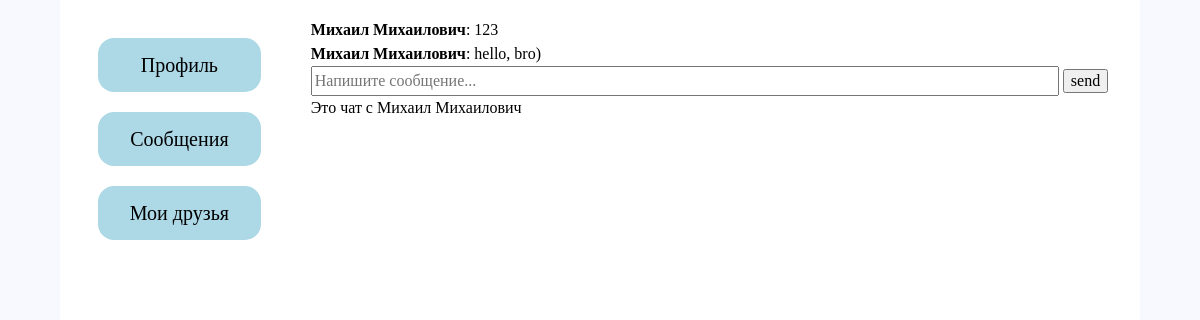
The page /msg/1t4/ on the database its author committed.
### messanger/models.py (models this page shows)
class Message(models.Model):
    class Meta:
        db_table = 'message'
        verbose_name = 'Сообщение'
        verbose_name_plural = 'Сообщения'
    sender_id = models.ForeignKey(MyUser, on_delete=models.CASCADE, related_name='sender')
    receiver_id = models.ForeignKey(MyUser, on_delete=models.CASCADE, related_name='receiver')
    title = models.CharField(max_length=250, verbose_name='Предпросмотр')
    content = models.TextField(max_length=4096, verbose_name='Контент')
    sent_datetime = models.DateTimeField(auto_now_add=True, verbose_name='Время отправки')
    status = models.CharField(max_length=20, choices=(
        ('sent', 'отправлено'),
        ('delivered', 'доставлено'),
        ('seen', 'прочитано'),
        ('not_sent', 'не отправлено'),
    ))

### home/models.py (models this page shows, shortened)
class MyUser(AbstractUser):
    class Meta:
        verbose_name = 'Пользователь'
        verbose_name_plural = 'Пользователи'
    first_name = models.CharField(max_length=50, default='Name')
    last_name = models.CharField(max_length=50, default='No')
    username = models.CharField(verbose_name='username', max_length=32, unique=True)
    email = models.EmailField(_("email address"), unique=True)
    joined_timestamp = models.DateTimeField(verbose_name='Время регистрации', auto_now_add=True)
    birth_date = models.DateField(verbose_name='Дата рождения', default=datetime.datetime.now)
    about = models.TextField(verbose_name='О себе', null=True, blank=True)
    gender = models.CharField(verbose_name='Пол', max_length=1, choices=GENDERS, default=GENDERS[0][0])
    USERNAME_FIELD = "email"
    REQUIRED_FIELDS = ["username"]
    objects = CustomUserManager()
    def get_full_name(self):
        if self.first_name and self.last_name:
            return f"{self.first_name} {self.last_name}"
        elif self.first_name:
            return self.first_name
        elif self.last_name:
            return self.last_name
        else:
            return "No Name"

### friends/models.py (models this page shows, shortened)
class Friends(models.Model):
    class Meta:
        db_table = 'friends'
        verbose_name = 'Друг'
        verbose_name_plural = 'Друзья'
    user = models.ForeignKey(MyUser, on_delete=models.CASCADE, related_name='user',
                             name='user', help_text='Тот КТО дружит')
    friend = models.ForeignKey(MyUser, on_delete=models.CASCADE, related_name='friend',
                               name='friend', help_text='Тот с КЕМ дружит')
    created_timestamp = models.DateTimeField(auto_now_add=True, verbose_name='Дата начала дружбы')

### messanger/views.py (the view)
# urls.py: path('<str:room_name>/', Chat.as_view(), name='chat'),
class Chat(TemplateView):
    template_name = 'messanger/room.html'
    def get_context_data(self, **kwargs):
        context = super().get_context_data(**kwargs)
        path = self.request.path_info
        if path.endswith('/'):
            path = path[:-1]
        context['room_name'] = path.split('/')[-1]
        user_id, friend_id = context['room_name'].split('t')
        if self.request.user.id == int(friend_id):
            user_id, friend_id = friend_id, user_id
        context['sender'] = Friends.objects.get(user_id=user_id, friend_id=friend_id)
        context['receiver'] = Friends.objects.get(user_id=friend_id, friend_id=user_id)
        context['message_history'] = Message.objects.filter(sender_id=user_id, receiver_id=friend_id).order_by(
            "sent_datetime") | \
                                     Message.objects.filter(receiver_id=user_id, sender_id=friend_id).order_by(
                                         "sent_datetime")
        print(f'history: {context["message_history"]}')
        return context

### templates/messanger/room.html (shortened to what this page needs)
{% extends 'base.html' %}
{% load static %}
{% block main %}
    <div>
        {% if message_history %}
            <ul class="list-reset" id="chat-log">
                {% for msg in message_history %}
                    {% if msg.sender_id.id == request.user.id %}
                        <li><b>Вы</b>: {{ msg.content }}</li>
                    {% else %}
                        <li><b>{{ msg.sender_id.get_full_name }}</b>: {{ msg.content }}</li>
                    {% endif %}
                {% endfor %}
            </ul>
        {% else %}
            Отправьте первое сообщение!
        {% endif %}
    </div>
    <div>
        <input id="chat-message-input" type="text" size="80" placeholder="Напишите сообщение...">
        <input id="chat-message-submit" type="button" value="send">
    </div>
    <div>Это чат с {{ receiver.friend.get_full_name }}</div>
{% endblock %}

### home/static/home/css/common.css (style rules this page uses)
html { background: ghostwhite; }

### rows shown on the page
Message: sender_id.get_full_name "Михаил Михаилович", content "123"
Message: sender_id.get_full_name "Михаил Михаилович", content "hello, bro)"
Friends: friend.get_full_name "Михаил Михаилович"
